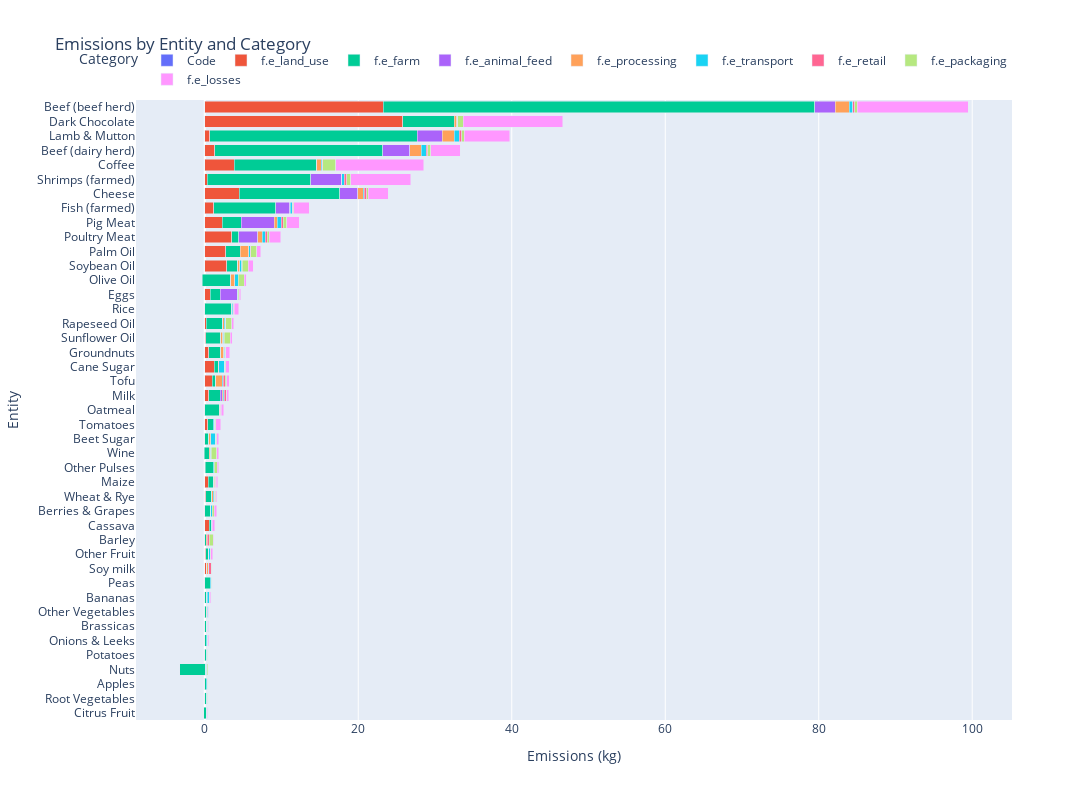

Notebook cell for this chart:
### Code cell
fig = px.bar(emissions_melted, x='Emissions', y='Entity', color='Category',
             labels={'Emissions': 'Emissions'},
             title='Emissions by Entity and Category',
             width=1200, height=800)  # Set the width and height

# Sort entities by total emissions in ascending order
sorted_entities = emissions_melted.groupby('Entity')['Emissions'].sum().sort_values().index
fig.update_yaxes(categoryorder='array', categoryarray=sorted_entities)

# Customize the layout for better visibility
fig.update_layout(
    xaxis_title='Emissions (kg)',
    yaxis_title='Entity',
    legend_title='Category',
    legend=dict(orientation='h', yanchor='bottom', y=1.01, xanchor='right', x=1),
    barmode='stack',  # Change to 'group' if you want grouped bars instead of stacked
    autosize=False
)

# Show the updated plot
fig.show()

### Figure 1 — Plotly figure (JSON) as saved in the notebook; plotly's stock layout.template omitted (floating-point values rounded to 4 significant figures)
{"data": [{"alignmentgroup": "True", "hovertemplate": "Category=Code<br>Emissions=%{x}<br>Entity=%{y}<extra></extra>", "legendgroup": "Code", "marker": {"color": "#636efa", "pattern": {"shape": ""}}, "name": "Code", "offsetgroup": "Code", "orientation": "h", "showlegend": true, "textposition": "auto", "type": "bar", "x": [null, null, null, null, null, null, null, null, null, null, null, null, null, null, null, null, null, null, null, null, null, null, null, null, null, null, null, null, null, null, null, null, null, null, null, null, null, null, null, null, null, null, null], "xaxis": "x", "y": ["Apples", "Bananas", "Barley", "Beef (beef herd)", "Beef (dairy herd)", "Beet Sugar", "Berries & Grapes", "Brassicas", "Cane Sugar", "Cassava", "Cheese", "Citrus Fruit", "Coffee", "Dark Chocolate", "Eggs", "Fish (farmed)", "Groundnuts", "Lamb & Mutton", "Maize", "Milk", "Nuts", "Oatmeal", "Olive Oil", "Onions & Leeks", "Other Fruit", "Other Pulses", "Other Vegetables", "Palm Oil", "Peas", "Pig Meat", "Potatoes", "Poultry Meat", "Rapeseed Oil", "Rice", "Root Vegetables", "Shrimps (farmed)", "Soy milk", "Soybean Oil", "Sunflower Oil", "Tofu", "Tomatoes", "Wheat & Rye", "Wine"], "yaxis": "y"}, {"alignmentgroup": "True", "hovertemplate": "Category=f.e_land_use<br>Emissions=%{x}<br>Entity=%{y}<extra></extra>", "legendgroup": "f.e_land_use", "marker": {"color": "#EF553B", "pattern": {"shape": ""}}, "name": "f.e_land_use", "offsetgroup": "f.e_land_use", "orientation": "h", "showlegend": true, "textposition": "auto", "type": "bar", "x": [-0.02895, -0.02553, 0.008676, 23.24, 1.266, 5.19e-05, 0.0246, 0.002242, 1.263, 0.5894, 4.467, -0.146, 3.819, 25.81, 0.7104, 1.195, 0.4852, 0.6482, 0.4752, 0.5122, -3.258, 0.001932, -0.3237, 0.004809, 0.127, 0.0333, 0.001181, 2.756, 0.0001188, 2.244, -0.001315, 3.508, 0.1956, -0.02188, 0.01339, 0.3306, 0.18, 2.866, 0.1224, 0.9582, 0.373, 0.09713, -0.06126], "xaxis": "x", "y": ["Apples", "Bananas", "Barley", "Beef (beef herd)", "Beef (dairy herd)", "Beet Sugar", "Berries & Grapes", "Brassicas", "Cane Sugar", "Cassava", "Cheese", "Citrus Fruit", "Coffee", "Dark Chocolate", "Eggs", "Fish (farmed)", "Groundnuts", "Lamb & Mutton", "Maize", "Milk", "Nuts", "Oatmeal", "Olive Oil", "Onions & Leeks", "Other Fruit", "Other Pulses", "Other Vegetables", "Palm Oil", "Peas", "Pig Meat", "Potatoes", "Poultry Meat", "Rapeseed Oil", "Rice", "Root Vegetables", "Shrimps (farmed)", "Soy milk", "Soybean Oil", "Sunflower Oil", "Tofu", "Tomatoes", "Wheat & Rye", "Wine"], "yaxis": "y"}, {"alignmentgroup": "True", "hovertemplate": "Category=f.e_farm<br>Emissions=%{x}<br>Entity=%{y}<extra></extra>", "legendgroup": "f.e_farm", "marker": {"color": "#00cc96", "pattern": {"shape": ""}}, "name": "f.e_farm", "offsetgroup": "f.e_farm", "orientation": "h", "showlegend": true, "textposition": "auto", "type": "bar", "x": [0.2258, 0.2696, 0.1764, 56.23, 21.92, 0.5357, 0.7178, 0.2777, 0.4913, 0.22, 13.1, 0.3067, 10.75, 6.687, 1.32, 8.056, 1.576, 27.03, 0.7173, 1.509, 3.374, 1.872, 3.672, 0.211, 0.3726, 1.089, 0.1762, 1.875, 0.7172, 2.477, 0.1931, 0.9278, 2.157, 3.554, 0.154, 13.45, 0.09277, 1.406, 1.976, 0.4947, 0.7054, 0.8203, 0.626], "xaxis": "x", "y": ["Apples", "Bananas", "Barley", "Beef (beef herd)", "Beef (dairy herd)", "Beet Sugar", "Berries & Grapes", "Brassicas", "Cane Sugar", "Cassava", "Cheese", "Citrus Fruit", "Coffee", "Dark Chocolate", "Eggs", "Fish (farmed)", "Groundnuts", "Lamb & Mutton", "Maize", "Milk", "Nuts", "Oatmeal", "Olive Oil", "Onions & Leeks", "Other Fruit", "Other Pulses", "Other Vegetables", "Palm Oil", "Peas", "Pig Meat", "Potatoes", "Poultry Meat", "Rapeseed Oil", "Rice", "Root Vegetables", "Shrimps (farmed)", "Soy milk", "Soybean Oil", "Sunflower Oil", "Tofu", "Tomatoes", "Wheat & Rye", "Wine"], "yaxis": "y"}, {"alignmentgroup": "True", "hovertemplate": "Category=f.e_animal_feed<br>Emissions=%{x}<br>Entity=%{y}<extra></extra>", "legendgroup": "f.e_animal_feed", "marker": {"color": "#ab63fa", "pattern": {"shape": ""}}, "name": "f.e_animal_feed", "offsetgroup": "f.e_animal_feed", "orientation": "h", "showlegend": true, "textposition": "auto", "type": "bar", "x": [0, 0, 0, 2.681, 3.504, 0, 0, 0, 0, 0, 2.353, 0, 0, 0, 2.205, 1.834, 0, 3.283, 0, 0.2438, 0, 0, 0, 0, 0, 0, 0, 0, 0, 4.298, 0, 2.452, 0, 0, 0, 4.03, 0, 0, 0, 0, 0, 0, 0], "xaxis": "x", "y": ["Apples", "Bananas", "Barley", "Beef (beef herd)", "Beef (dairy herd)", "Beet Sugar", "Berries & Grapes", "Brassicas", "Cane Sugar", "Cassava", "Cheese", "Citrus Fruit", "Coffee", "Dark Chocolate", "Eggs", "Fish (farmed)", "Groundnuts", "Lamb & Mutton", "Maize", "Milk", "Nuts", "Oatmeal", "Olive Oil", "Onions & Leeks", "Other Fruit", "Other Pulses", "Other Vegetables", "Palm Oil", "Peas", "Pig Meat", "Potatoes", "Poultry Meat", "Rapeseed Oil", "Rice", "Root Vegetables", "Shrimps (farmed)", "Soy milk", "Soybean Oil", "Sunflower Oil", "Tofu", "Tomatoes", "Wheat & Rye", "Wine"], "yaxis": "y"}, {"alignmentgroup": "True", "hovertemplate": "Category=f.e_processing<br>Emissions=%{x}<br>Entity=%{y}<extra></extra>", "legendgroup": "f.e_processing", "marker": {"color": "#FFA15A", "pattern": {"shape": ""}}, "name": "f.e_processing", "offsetgroup": "f.e_processing", "orientation": "h", "showlegend": true, "textposition": "auto", "type": "bar", "x": [0.00382, 0.06015, 0.1277, 1.811, 1.548, 0.2419, 0, 0, 0.03738, 0, 0.7404, 0, 0.6132, 0.3337, 0, 0.0446, 0.4109, 1.54, 0.07832, 0.1542, 0.05142, 0.05784, 0.5672, 0, 0.01556, 0, 0.06041, 1.125, 0, 0.4158, 0, 0.6074, 0.1779, 0.06522, 0, 0, 0.1625, 0.2878, 0.2107, 0.7939, 0.01238, 0.2101, 0.1386], "xaxis": "x", "y": ["Apples", "Bananas", "Barley", "Beef (beef herd)", "Beef (dairy herd)", "Beet Sugar", "Berries & Grapes", "Brassicas", "Cane Sugar", "Cassava", "Cheese", "Citrus Fruit", "Coffee", "Dark Chocolate", "Eggs", "Fish (farmed)", "Groundnuts", "Lamb & Mutton", "Maize", "Milk", "Nuts", "Oatmeal", "Olive Oil", "Onions & Leeks", "Other Fruit", "Other Pulses", "Other Vegetables", "Palm Oil", "Peas", "Pig Meat", "Potatoes", "Poultry Meat", "Rapeseed Oil", "Rice", "Root Vegetables", "Shrimps (farmed)", "Soy milk", "Soybean Oil", "Sunflower Oil", "Tofu", "Tomatoes", "Wheat & Rye", "Wine"], "yaxis": "y"}, {"alignmentgroup": "True", "hovertemplate": "Category=f.e_transport<br>Emissions=%{x}<br>Entity=%{y}<extra></extra>", "legendgroup": "f.e_transport", "marker": {"color": "#19d3f3", "pattern": {"shape": ""}}, "name": "f.e_transport", "offsetgroup": "f.e_transport", "orientation": "h", "showlegend": true, "textposition": "auto", "type": "bar", "x": [0.0958, 0.2958, 0.03535, 0.4941, 0.5924, 0.6285, 0.2364, 0.09464, 0.7945, 0.0936, 0.1386, 0.09386, 0.1345, 0.1109, 0.08406, 0.248, 0.1326, 0.6789, 0.09038, 0.09324, 0.1067, 0.09128, 0.4141, 0.09478, 0.1832, 0.09618, 0.1655, 0.1851, 0.09507, 0.5013, 0.09387, 0.3811, 0.1751, 0.09562, 0.1138, 0.3309, 0.1098, 0.277, 0.1845, 0.1769, 0.1771, 0.1254, 0.09328], "xaxis": "x", "y": ["Apples", "Bananas", "Barley", "Beef (beef herd)", "Beef (dairy herd)", "Beet Sugar", "Berries & Grapes", "Brassicas", "Cane Sugar", "Cassava", "Cheese", "Citrus Fruit", "Coffee", "Dark Chocolate", "Eggs", "Fish (farmed)", "Groundnuts", "Lamb & Mutton", "Maize", "Milk", "Nuts", "Oatmeal", "Olive Oil", "Onions & Leeks", "Other Fruit", "Other Pulses", "Other Vegetables", "Palm Oil", "Peas", "Pig Meat", "Potatoes", "Poultry Meat", "Rapeseed Oil", "Rice", "Root Vegetables", "Shrimps (farmed)", "Soy milk", "Soybean Oil", "Sunflower Oil", "Tofu", "Tomatoes", "Wheat & Rye", "Wine"], "yaxis": "y"}, {"alignmentgroup": "True", "hovertemplate": "Category=f.e_retail<br>Emissions=%{x}<br>Entity=%{y}<extra></extra>", "legendgroup": "f.e_retail", "marker": {"color": "#FF6692", "pattern": {"shape": ""}}, "name": "f.e_retail", "offsetgroup": "f.e_retail", "orientation": "h", "showlegend": true, "textposition": "auto", "type": "bar", "x": [0.01658, 0.02098, 0.2636, 0.2335, 0.254, 0.03932, 0.01706, 0.01684, 0.03672, 0.03932, 0.3333, 0.01669, 0.05249, 0.03765, 0.03562, 0.08998, 0.04687, 0.3008, 0.03931, 0.2651, 0.04264, 0.03932, 0.03932, 0.03925, 0.01643, 0.03932, 0.01514, 0.03874, 0.03932, 0.2781, 0.03924, 0.244, 0.04254, 0.06336, 0.03886, 0.3524, 0.2702, 0.0394, 0.03932, 0.2702, 0.01669, 0.05605, 0.03932], "xaxis": "x", "y": ["Apples", "Bananas", "Barley", "Beef (beef herd)", "Beef (dairy herd)", "Beet Sugar", "Berries & Grapes", "Brassicas", "Cane Sugar", "Cassava", "Cheese", "Citrus Fruit", "Coffee", "Dark Chocolate", "Eggs", "Fish (farmed)", "Groundnuts", "Lamb & Mutton", "Maize", "Milk", "Nuts", "Oatmeal", "Olive Oil", "Onions & Leeks", "Other Fruit", "Other Pulses", "Other Vegetables", "Palm Oil", "Peas", "Pig Meat", "Potatoes", "Poultry Meat", "Rapeseed Oil", "Rice", "Root Vegetables", "Shrimps (farmed)", "Soy milk", "Soybean Oil", "Sunflower Oil", "Tofu", "Tomatoes", "Wheat & Rye", "Wine"], "yaxis": "y"}, {"alignmentgroup": "True", "hovertemplate": "Category=f.e_packaging<br>Emissions=%{x}<br>Entity=%{y}<extra></extra>", "legendgroup": "f.e_packaging", "marker": {"color": "#B6E880", "pattern": {"shape": ""}}, "name": "f.e_packaging", "offsetgroup": "f.e_packaging", "orientation": "h", "showlegend": true, "textposition": "auto", "type": "bar", "x": [0.04453, 0.06567, 0.4968, 0.3521, 0.3745, 0.09029, 0.2111, 0.0453, 0.08428, 0.04482, 0.1721, 0.04474, 1.687, 0.7224, 0.1614, 0.1375, 0.1094, 0.3476, 0.09027, 0.1002, 0.1237, 0.09029, 0.7401, 0.04478, 0.04196, 0.3532, 0.04175, 0.7881, 0.04482, 0.4323, 0.04455, 0.2927, 0.7766, 0.08385, 0.04466, 0.5361, 0.0984, 0.7861, 0.7845, 0.1774, 0.1457, 0.08684, 0.7492], "xaxis": "x", "y": ["Apples", "Bananas", "Barley", "Beef (beef herd)", "Beef (dairy herd)", "Beet Sugar", "Berries & Grapes", "Brassicas", "Cane Sugar", "Cassava", "Cheese", "Citrus Fruit", "Coffee", "Dark Chocolate", "Eggs", "Fish (farmed)", "Groundnuts", "Lamb & Mutton", "Maize", "Milk", "Nuts", "Oatmeal", "Olive Oil", "Onions & Leeks", "Other Fruit", "Other Pulses", "Other Vegetables", "Palm Oil", "Peas", "Pig Meat", "Potatoes", "Poultry Meat", "Rapeseed Oil", "Rice", "Root Vegetables", "Shrimps (farmed)", "Soy milk", "Soybean Oil", "Sunflower Oil", "Tofu", "Tomatoes", "Wheat & Rye", "Wine"], "yaxis": "y"}, {"alignmentgroup": "True", "hovertemplate": "Category=f.e_losses<br>Emissions=%{x}<br>Entity=%{y}<extra></extra>", "legendgroup": "f.e_losses", "marker": {"color": "#FF97FF", "pattern": {"shape": ""}}, "name": "f.e_losses", "offsetgroup": "f.e_losses", "orientation": "h", "showlegend": true, "textposition": "auto", "type": "bar", "x": [0.07081, 0.1752, 0.07069, 14.44, 3.848, 0.2763, 0.3249, 0.07778, 0.4917, 0.3285, 2.577, 0.07157, 11.47, 12.94, 0.1533, 2.027, 0.4691, 5.898, 0.2108, 0.2741, -0.008, 0.3274, 0.3156, 0.1021, 0.296, 0.1756, 0.07198, 0.5488, 0.07859, 1.659, 0.09071, 1.452, 0.2433, 0.6115, 0.06161, 7.832, 0.06153, 0.6618, 0.2816, 0.2905, 0.6584, 0.1779, 0.2035], "xaxis": "x", "y": ["Apples", "Bananas", "Barley", "Beef (beef herd)", "Beef (dairy herd)", "Beet Sugar", "Berries & Grapes", "Brassicas", "Cane Sugar", "Cassava", "Cheese", "Citrus Fruit", "Coffee", "Dark Chocolate", "Eggs", "Fish (farmed)", "Groundnuts", "Lamb & Mutton", "Maize", "Milk", "Nuts", "Oatmeal", "Olive Oil", "Onions & Leeks", "Other Fruit", "Other Pulses", "Other Vegetables", "Palm Oil", "Peas", "Pig Meat", "Potatoes", "Poultry Meat", "Rapeseed Oil", "Rice", "Root Vegetables", "Shrimps (farmed)", "Soy milk", "Soybean Oil", "Sunflower Oil", "Tofu", "Tomatoes", "Wheat & Rye", "Wine"], "yaxis": "y"}], "layout": {"autosize": false, "barmode": "stack", "height": 800, "legend": {"orientation": "h", "title": {"text": "Category"}, "tracegroupgap": 0, "x": 1, "xanchor": "right", "y": 1.01, "yanchor": "bottom"}, "title": {"text": "Emissions by Entity and Category"}, "width": 1200, "xaxis": {"anchor": "y", "domain": [0, 1], "title": {"text": "Emissions (kg)"}}, "yaxis": {"anchor": "x", "categoryarray": ["Citrus Fruit", "Root Vegetables", "Apples", "Nuts", "Potatoes", "Onions & Leeks", "Brassicas", "Other Vegetables", "Bananas", "Peas", "Soy milk", "Other Fruit", "Barley", "Cassava", "Berries & Grapes", "Wheat & Rye", "Maize", "Other Pulses", "Wine", "Beet Sugar", "Tomatoes", "Oatmeal", "Milk", "Tofu", "Cane Sugar", "Groundnuts", "Sunflower Oil", "Rapeseed Oil", "Rice", "Eggs", "Olive Oil", "Soybean Oil", "Palm Oil", "Poultry Meat", "Pig Meat", "Fish (farmed)", "Cheese", "Shrimps (farmed)", "Coffee", "Beef (dairy herd)", "Lamb & Mutton", "Dark Chocolate", "Beef (beef herd)"], "categoryorder": "array", "domain": [0, 1], "title": {"text": "Entity"}}}}
